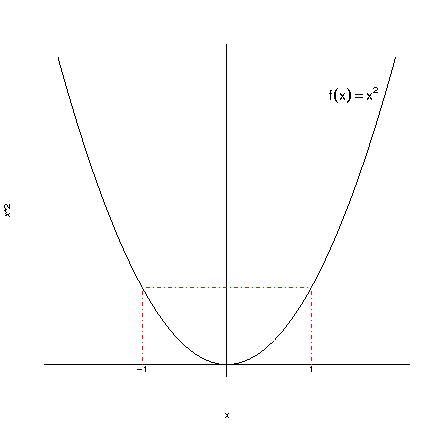

R code for this plot:
curve(x^2,-2,2, axes=F)
abline(h=0, v=0)
text(1.5, 3.5, expression(f(x) == x^2), cex=1.5)
text(-1, -0.06, expression(-1), cex=1)
text(1, -0.06, expression(1), cex=1)
#text(0, -0.06, expression(0), cex=1)

segments(-1, 0, -1, 1, col="red", lty=4)
segments(1, 0, 1, 1, col="red", lty=4)
segments(-1,1,1,1, col="red", lty=4)
